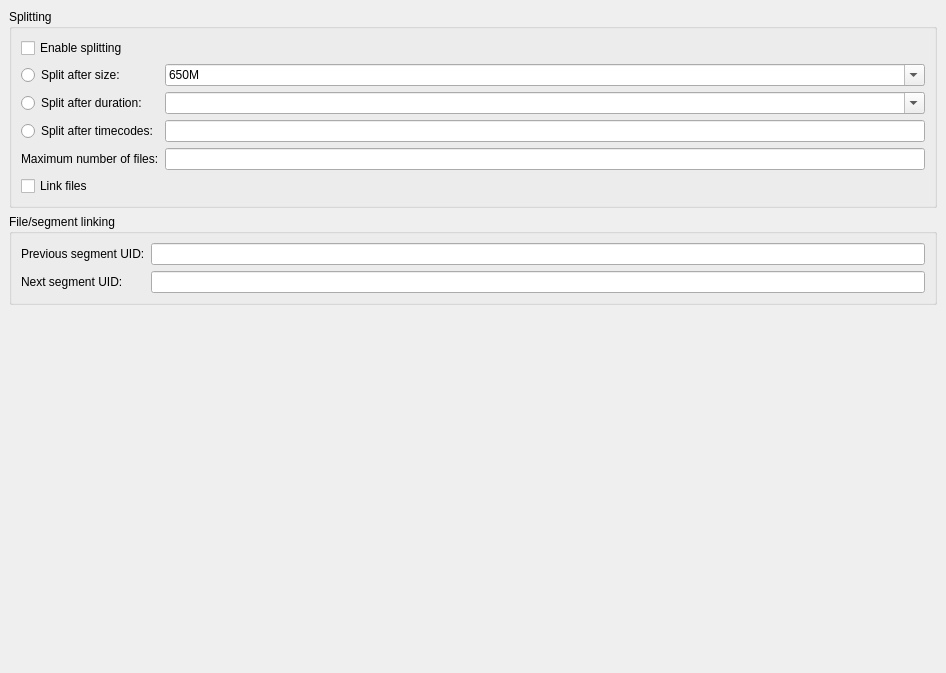
      <widget class="QWidget" name="tab_splitting" >
       <property name="geometry" >
        <rect>
         <x>0</x>
         <y>0</y>
         <width>946</width>
         <height>673</height>
        </rect>
       </property>
       <attribute name="title" >
        <string>Splitting and linking</string>
       </attribute>
       <layout class="QVBoxLayout" >
        <property name="spacing" >
         <number>6</number>
        </property>
        <property name="margin" >
         <number>9</number>
        </property>
        <item>
         <widget class="QGroupBox" name="gb_splitting" >
          <property name="title" >
           <string>Splitting</string>
          </property>
          <layout class="QGridLayout" >
           <property name="margin" >
            <number>9</number>
           </property>
           <property name="spacing" >
            <number>6</number>
           </property>
           <item row="4" column="1" >
            <widget class="QLineEdit" name="le_maximum_number_of_files" />
           </item>
           <item row="0" column="0" >
            <widget class="QCheckBox" name="cb_enable_splitting" >
             <property name="text" >
              <string>Enable splitting</string>
             </property>
            </widget>
           </item>
           <item row="3" column="0" >
            <widget class="QRadioButton" name="rb_split_after_timecodes" >
             <property name="text" >
              <string>Split after timecodes:</string>
             </property>
            </widget>
           </item>
           <item row="1" column="0" >
            <widget class="QRadioButton" name="rb_split_after_size" >
             <property name="text" >
              <string>Split after size:</string>
             </property>
            </widget>
           </item>
           <item row="1" column="1" >
            <widget class="QComboBox" name="cob_split_after_size" >
             <property name="editable" >
              <bool>true</bool>
             </property>
             <item>
              <property name="text" >
               <string>650M</string>
              </property>
             </item>
             <item>
              <property name="text" >
               <string>700M</string>
              </property>
             </item>
            </widget>
           </item>
           <item row="2" column="0" >
            <widget class="QRadioButton" name="radioButton" >
             <property name="text" >
              <string>Split after duration:</string>
             </property>
            </widget>
           </item>
           <item row="2" column="1" >
            <widget class="QComboBox" name="cob_split_after_duration" >
             <property name="editable" >
              <bool>true</bool>
             </property>
            </widget>
           </item>
           <item row="5" column="0" >
            <widget class="QCheckBox" name="cb_link_files" >
             <property name="text" >
              <string>Link files</string>
             </property>
            </widget>
           </item>
           <item row="4" column="0" >
            <widget class="QLabel" name="tl_maximum_number_of_files" >
             <property name="text" >
              <string>Maximum number of files:</string>
             </property>
             <property name="buddy" >
              <cstring>le_maximum_number_of_files</cstring>
             </property>
            </widget>
           </item>
           <item row="3" column="1" >
            <widget class="QLineEdit" name="le_split_after_timecodes" />
           </item>
          </layout>
         </widget>
        </item>
        <item>
         <widget class="QGroupBox" name="gb_file_segment_linking" >
          <property name="title" >
           <string>File/segment linking</string>
          </property>
          <layout class="QGridLayout" >
           <property name="margin" >
            <number>9</number>
           </property>
           <property name="spacing" >
            <number>6</number>
           </property>
           <item row="1" column="1" >
            <widget class="QLineEdit" name="le_next_segmentuid" />
           </item>
           <item row="1" column="0" >
            <widget class="QLabel" name="lab_next_segmentuid" >
             <property name="text" >
              <string>Next segment UID:</string>
             </property>
             <property name="buddy" >
              <cstring>le_next_segmentuid</cstring>
             </property>
            </widget>
           </item>
           <item row="0" column="1" >
            <widget class="QLineEdit" name="le_previous_segmentuid" />
           </item>
           <item row="0" column="0" >
            <widget class="QLabel" name="tl_previous_segmentuid" >
             <property name="text" >
              <string>Previous segment UID:</string>
             </property>
             <property name="buddy" >
              <cstring>le_previous_segmentuid</cstring>
             </property>
            </widget>
           </item>
          </layout>
         </widget>
        </item>
        <item>
         <spacer>
          <property name="orientation" >
           <enum>Qt::Vertical</enum>
          </property>
          <property name="sizeHint" stdset="0" >
           <size>
            <width>20</width>
            <height>40</height>
           </size>
          </property>
         </spacer>
        </item>
       </layout>
      </widget>
